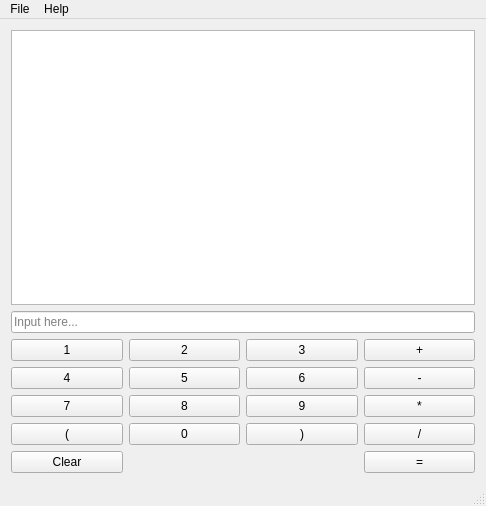
<?xml version="1.0" encoding="UTF-8"?>
<ui version="4.0">
 <class>MainWindow</class>
 <widget class="QMainWindow" name="MainWindow">
  <property name="geometry">
   <rect>
    <x>0</x>
    <y>0</y>
    <width>486</width>
    <height>506</height>
   </rect>
  </property>
  <property name="windowTitle">
   <string>HCalc</string>
  </property>
  <widget class="QWidget" name="centralWidget">
   <layout class="QVBoxLayout" name="verticalLayout_3">
    <item>
     <layout class="QVBoxLayout" name="verticalLayout_2">
      <item>
       <widget class="QListWidget" name="historyListWidget"/>
      </item>
      <item>
       <widget class="QLineEdit" name="inputLine">
        <property name="text">
         <string/>
        </property>
        <property name="placeholderText">
         <string>Input here...</string>
        </property>
       </widget>
      </item>
      <item>
       <layout class="QGridLayout" name="gridLayout_2">
        <item row="2" column="2">
         <widget class="QPushButton" name="nineButton">
          <property name="text">
           <string>9</string>
          </property>
         </widget>
        </item>
        <item row="2" column="0">
         <widget class="QPushButton" name="sevenButton">
          <property name="text">
           <string>7</string>
          </property>
         </widget>
        </item>
        <item row="1" column="3">
         <widget class="QPushButton" name="subtractionButton">
          <property name="text">
           <string>-</string>
          </property>
         </widget>
        </item>
        <item row="2" column="1">
         <widget class="QPushButton" name="eightButton">
          <property name="text">
           <string>8</string>
          </property>
         </widget>
        </item>
        <item row="3" column="1">
         <widget class="QPushButton" name="zeroButton">
          <property name="text">
           <string>0</string>
          </property>
         </widget>
        </item>
        <item row="0" column="0">
         <widget class="QPushButton" name="oneButton">
          <property name="text">
           <string>1</string>
          </property>
         </widget>
        </item>
        <item row="0" column="1">
         <widget class="QPushButton" name="twoButton">
          <property name="text">
           <string>2</string>
          </property>
         </widget>
        </item>
        <item row="1" column="2">
         <widget class="QPushButton" name="sixButton">
          <property name="text">
           <string>6</string>
          </property>
         </widget>
        </item>
        <item row="0" column="2">
         <widget class="QPushButton" name="threeButton">
          <property name="text">
           <string>3</string>
          </property>
         </widget>
        </item>
        <item row="1" column="0">
         <widget class="QPushButton" name="fourButton">
          <property name="text">
           <string>4</string>
          </property>
         </widget>
        </item>
        <item row="1" column="1">
         <widget class="QPushButton" name="fiveButton">
          <property name="text">
           <string>5</string>
          </property>
         </widget>
        </item>
        <item row="0" column="3">
         <widget class="QPushButton" name="additionButton">
          <property name="text">
           <string>+</string>
          </property>
         </widget>
        </item>
        <item row="2" column="3">
         <widget class="QPushButton" name="multiplicationButton">
          <property name="text">
           <string>*</string>
          </property>
         </widget>
        </item>
        <item row="3" column="0">
         <widget class="QPushButton" name="leftParenthesisButton">
          <property name="text">
           <string>(</string>
          </property>
         </widget>
        </item>
        <item row="3" column="2">
         <widget class="QPushButton" name="rightParenthesisButton">
          <property name="text">
           <string>)</string>
          </property>
         </widget>
        </item>
        <item row="3" column="3">
         <widget class="QPushButton" name="divisionButton">
          <property name="text">
           <string>/</string>
          </property>
         </widget>
        </item>
        <item row="4" column="3">
         <widget class="QPushButton" name="equalsbutton">
          <property name="text">
           <string>=</string>
          </property>
         </widget>
        </item>
        <item row="4" column="0">
         <widget class="QPushButton" name="clearButton">
          <property name="text">
           <string>Clear</string>
          </property>
         </widget>
        </item>
       </layout>
      </item>
     </layout>
    </item>
   </layout>
  </widget>
  <widget class="QStatusBar" name="statusBar"/>
  <widget class="QMenuBar" name="menuBar">
   <property name="geometry">
    <rect>
     <x>0</x>
     <y>0</y>
     <width>486</width>
     <height>23</height>
    </rect>
   </property>
   <widget class="QMenu" name="menuFile">
    <property name="title">
     <string>File</string>
    </property>
    <addaction name="actionExit"/>
   </widget>
   <widget class="QMenu" name="menuHelp">
    <property name="title">
     <string>Help</string>
    </property>
    <addaction name="actionAbout"/>
    <addaction name="actionLicense"/>
   </widget>
   <addaction name="menuFile"/>
   <addaction name="menuHelp"/>
  </widget>
  <action name="actionExit">
   <property name="text">
    <string>Exit</string>
   </property>
  </action>
  <action name="actionAbout">
   <property name="text">
    <string>About</string>
   </property>
  </action>
  <action name="actionLicense">
   <property name="text">
    <string>License</string>
   </property>
  </action>
 </widget>
 <layoutdefault spacing="6" margin="11"/>
 <resources/>
 <connections>
  <connection>
   <sender>inputLine</sender>
   <signal>returnPressed()</signal>
   <receiver>equalsbutton</receiver>
   <slot>click()</slot>
   <hints>
    <hint type="sourcelabel">
     <x>456</x>
     <y>289</y>
    </hint>
    <hint type="destinationlabel">
     <x>454</x>
     <y>462</y>
    </hint>
   </hints>
  </connection>
 </connections>
</ui>
